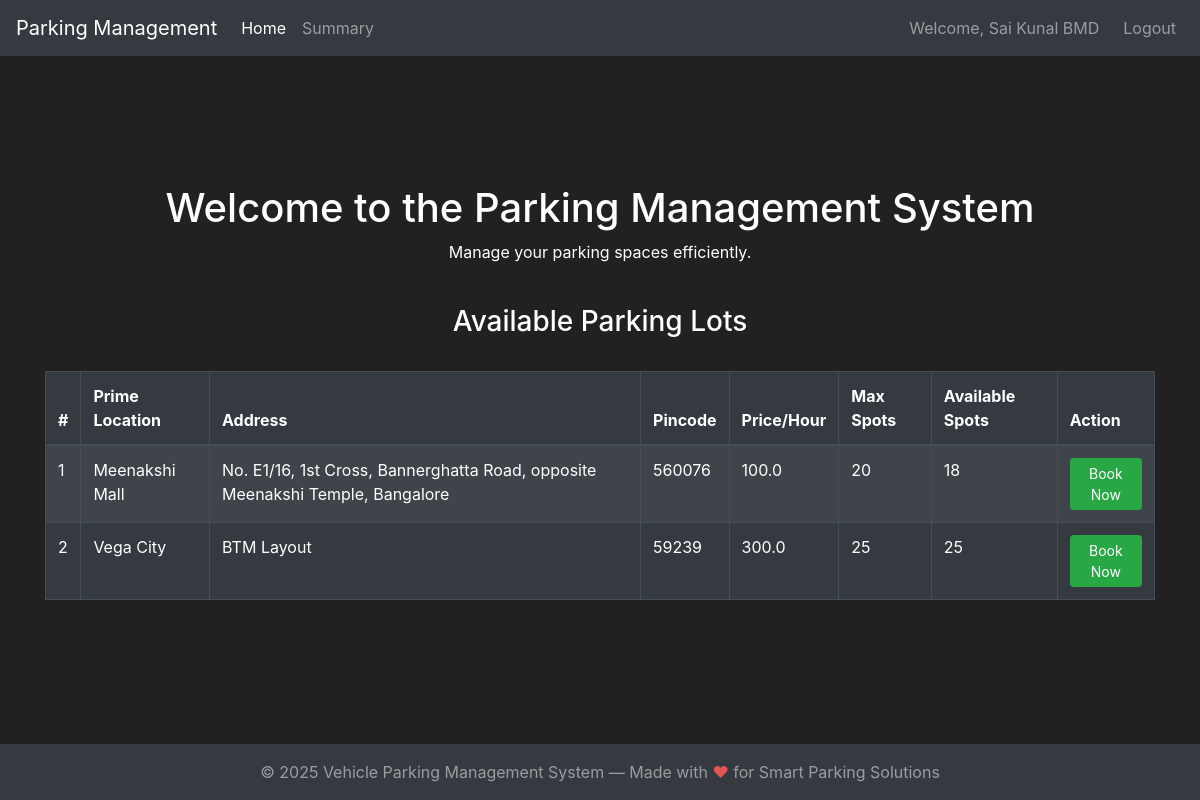
Page / (signed in) on the earlier database version.
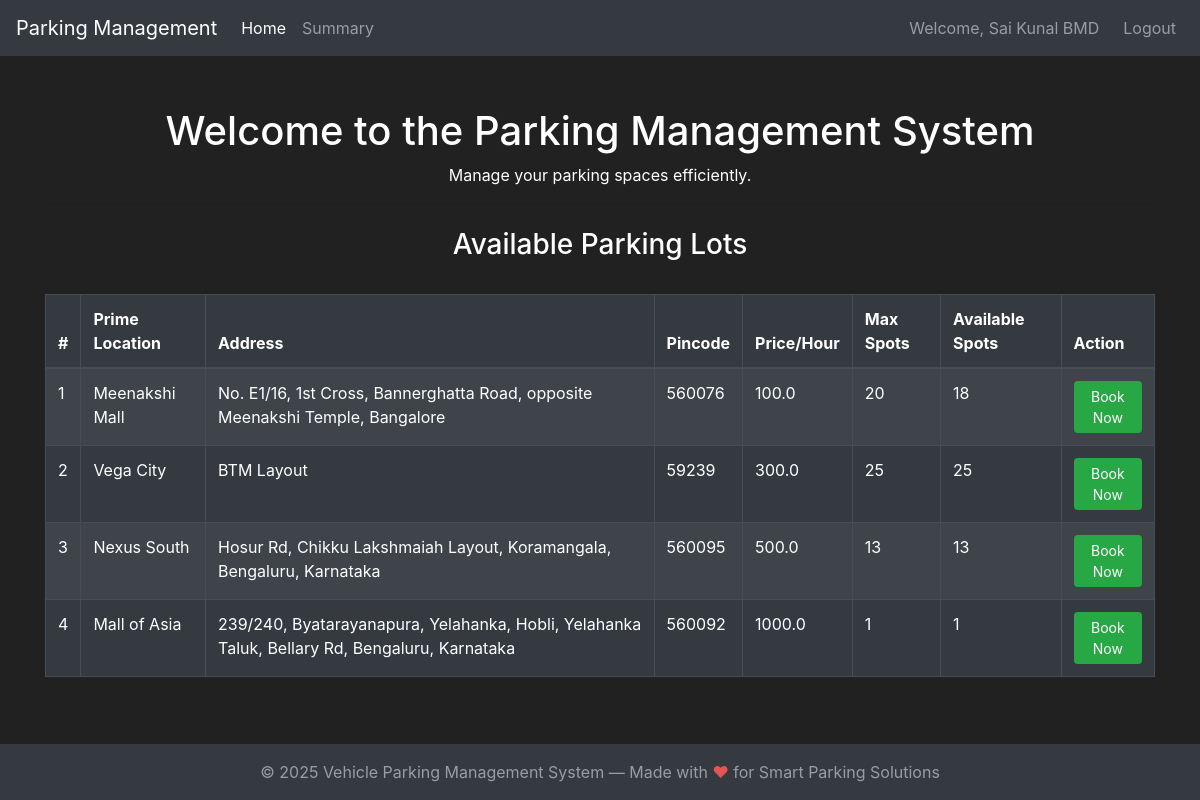
Same page on the later database version.
### parkingManagement/modals.py (models this page shows, shortened)
class User(db.Model, UserMixin):
    id = db.Column(db.Integer(), primary_key=True)
    username = db.Column(db.String(length=30), nullable=False, unique=True)
    password_hash = db.Column(db.String(length=128), nullable=False)
    emailId = db.Column(db.String(length=50), nullable=False, unique=True)
    name = db.Column(db.String(length=50), nullable=False)
    address = db.Column(db.String(length=100), nullable=False)
    pincode = db.Column(db.String(length=10), nullable=False)
    @property
    def password(self):
        raise AttributeError('Password is not a readable attribute.')

class ParkingLot(db.Model):
    id = db.Column(db.Integer(), primary_key=True)
    prime_location = db.Column(db.String(length=100), nullable=False)
    address = db.Column(db.String(length=100), nullable=False)
    pincode = db.Column(db.String(length=10), nullable=False)
    price_per_hour = db.Column(db.Float(), nullable=False)
    max_spots = db.Column(db.Integer(), nullable=False)
    revenue_per_lot = db.Column(db.Float(), nullable=False)

### parkingManagement/controllers.py (the view)
@app.route('/')
def home_page():
    if not current_user.is_authenticated:
        return render_template('public_home.html', active_page='home')
    parking_lots = ParkingLot.query.all()
    booking_form = BookingForm()
    user_history = []
    allocated_spot = session.pop('allocated_spot', None)
    allocated_lot = session.pop('allocated_lot', None)
    lots_with_occupied = []
    for lot in parking_lots:
        occupied_spots = ParkingSpot.query.filter_by(parking_lot_id=lot.id, status='occupied').count()
        lot_dict = lot.__dict__.copy()
        lot_dict['occupied_spots'] = occupied_spots
        lots_with_occupied.append(lot_dict)
    if current_user.is_authenticated:
        user_history = Booking.query.filter_by(user_id=current_user.id).order_by(Booking.entry_time.desc()).all()
    return render_template(
        'home.html',
        active_page='home',
        parking_lots=lots_with_occupied,
        booking_form=booking_form,
        user_history=user_history,
        allocated_spot=allocated_spot,
        allocated_lot=allocated_lot
    )

### parkingManagement/modals.py (called while the page is built)
@login_manager.user_loader
def load_user(user_id):
    return User.query.get(int(user_id))

### parkingManagement/templates/home.html (shortened to what this page needs)
{% extends 'base.html' %}
{% block content %}
    <div class="container mt-5">
        <h1 class="text-center">Welcome to the Parking Management System</h1>
        <p class="text-center">Manage your parking spaces efficiently.</p>
        <hr>
        <h3 class="text-center mt-4 mb-3">Available Parking Lots</h3>
        <div class="table-responsive">
            <table class="table table-dark table-striped table-bordered mt-3">
                <thead>
                    <tr>
                        <th>#</th>
                        <th>Prime Location</th>
                        <th>Address</th>
                        <th>Pincode</th>
                        <th>Price/Hour</th>
                        <th>Max Spots</th>
                        <th>Available Spots</th>
                        <th>Action</th>
                    </tr>
                </thead>
                <tbody>
                    {% for lot in parking_lots %}
                    <tr>
                        <td>{{ loop.index }}</td>
                        <td>{{ lot.prime_location }}</td>
                        <td>{{ lot.address }}</td>
                        <td>{{ lot.pincode }}</td>
                        <td>{{ lot.price_per_hour }}</td>
                        <td>{{ lot.max_spots }}</td>
                        <td>{{ lot.max_spots - (lot.occupied_spots if lot.occupied_spots is defined else 0) }}</td>
                        <td>
                            {% set available_spots = lot.max_spots - (lot.occupied_spots if lot.occupied_spots is defined else 0) %}
                            <button type="button" class="btn btn-sm book-now-button {% if available_spots == 0 %}btn-danger disabled{% else %}btn-success{% endif %}" data-toggle="modal" data-target="#bookModal" data-lot-id="{{ lot.id }}" data-lot-location="{{ lot.prime_location }}" {% if available_spots == 0 %}disabled{% endif %}>Book Now</button>
                        </td>
                    </tr>
                    {% else %}
                    <tr>
                        <td colspan="7" class="text-center">No parking lots available.</td>
                    </tr>
                    {% endfor %}
                </tbody>
            </table>
        </div>
    </div>
{% endblock %}

### parkingManagement/templates/base.html (shortened to what this page needs)
<!DOCTYPE html>
<html lang="en">
<head>
        <link rel="stylesheet" href="https://cdn.jsdelivr.net/npm/bootstrap@4.5.3/dist/css/bootstrap.min.css">
</head>
<body>
    <nav class="navbar navbar-expand-md navbar-dark bg-dark">
        <a class="navbar-brand ps-4" href="{% if session.get('admin_logged_in') %}{{ url_for('admin_home_page') }}{% else %}{{ url_for('home_page') }}{% endif %}">Parking Management</a>
        <div class="collapse navbar-collapse" id="navbarNav">
            <ul class="navbar-nav mr-auto">
                <li class="nav-item {% if active_page == 'home' or active_page == 'admin_home' %}active{% endif %}">
                    <a class="nav-link" href="{% if session.get('admin_logged_in') %}{{ url_for('admin_home_page') }}{% else %}{{ url_for('home_page') }}{% endif %}">Home</a>
                </li>
                {% if session.get('admin_logged_in') %}
                <li class="nav-item {% if active_page == 'users' %}active{% endif %}">
                    <a class="nav-link" href="{{ url_for('admin_users_page') }}">User</a>
                </li>
                <li class="nav-item {% if active_page == 'summary' %}active{% endif %}">
                    <a class="nav-link" href="{{ url_for('admin_user_summary') }}">Summary</a>
                </li>
                {% elif current_user.is_authenticated %}
                <li class="nav-item {% if request.endpoint == 'user_summary' %}active{% endif %}">
                    <a class="nav-link" href="{{ url_for('user_summary') }}">Summary</a>
                </li>
                {% endif %}
            </ul>
            <ul class="navbar-nav ml-auto">
                {% if session.get('admin_logged_in') %}
                <li class="nav-item">
                    <span class="navbar-text mr-3">Welcome, Master</span>
                </li>
                <li class="nav-item">
                    <a class="nav-link" href="{{ url_for('logout_page') }}">Logout</a>
                </li>
                {% elif current_user.is_authenticated %}
                <li class="nav-item">
                    <span class="navbar-text mr-3">Welcome, {{ current_user.name }}</span>
                </li>
                <li class="nav-item">
                    <a class="nav-link" href="{{ url_for('logout_page') }}">Logout</a>
                </li>
                {% endif %}
            </ul>
        </div>
    </nav>
    {% block content %}
    {% endblock %}
    <footer class="footer mt-5 py-3 bg-dark text-white-50">
        <div class="container text-center">
            <span>&copy; 2025 Vehicle Parking Management System &mdash; Made with <span style="color: #e25555;">&#10084;</span> for Smart Parking Solutions</span>
        </div>
    </footer>
</body>
</html>

### parkingManagement/templates/base.html (style rules this page uses)
body { background-color: #212121; color: white; min-height: 100vh; display: flex; flex-direction: column; justify-content: space-between; }
.footer { margin-top: auto; }

Differences in the rows shown:
added ParkingLot: prime_location "Nexus South", address "Hosur Rd, Chikku Lakshmaiah Layout, Koramangala, Bengaluru, Karnataka", pincode "560095", price_per_hour "500.0", max_spots "13"
added ParkingLot: prime_location "Mall of Asia", address "239/240, Byatarayanapura, Yelahanka, Hobli, Yelahanka Taluk, Bellary Rd, Bengaluru, Karnataka", pincode "560092", price_per_hour "1000.0", max_spots "1"
